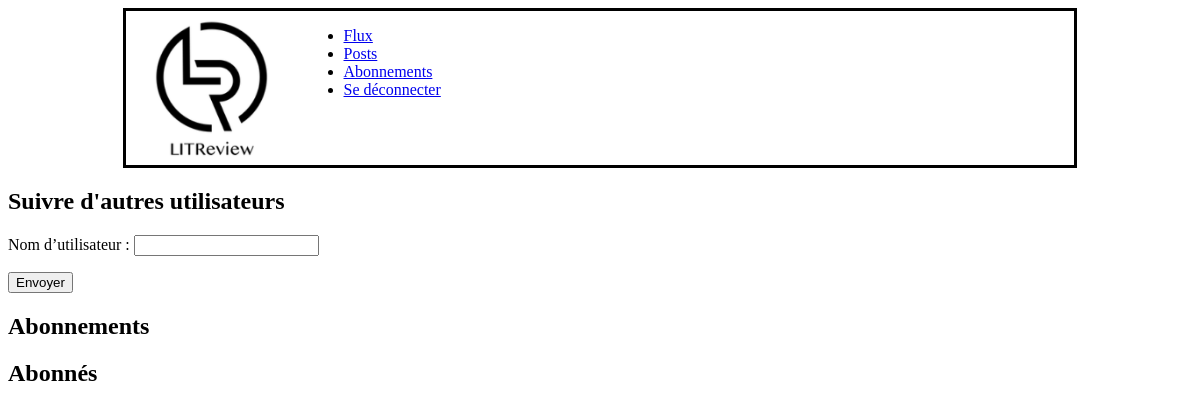
Page /abonnements/ (signed in) on the earlier database version.
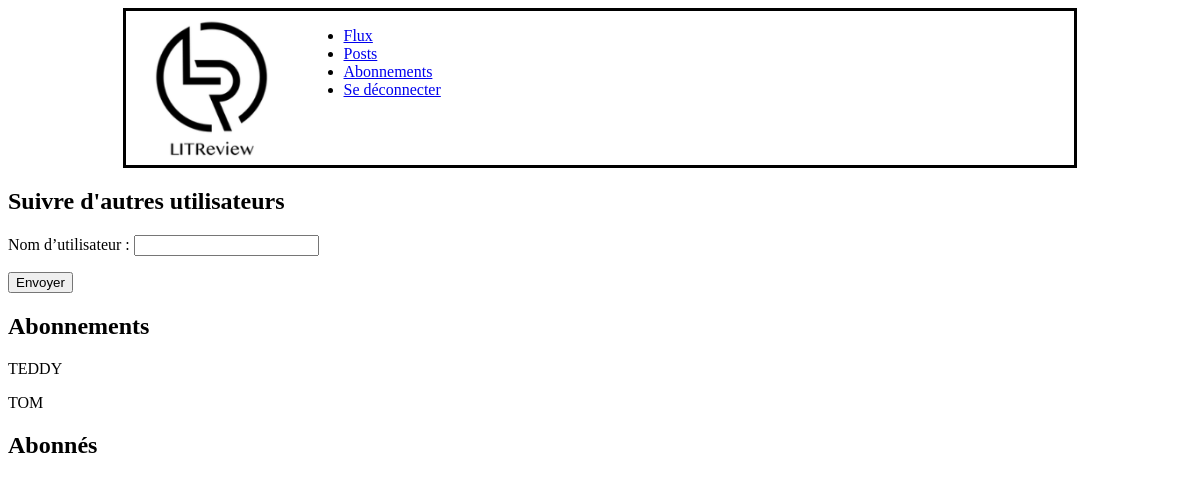
Same page on the later database version.
### Review_Ticket/models.py (models this page shows)
class UserFollows(models.Model):
    user = models.ForeignKey(User, on_delete=models.CASCADE, related_name='following')
    followed_user = models.ForeignKey(User, on_delete=models.CASCADE, related_name='followed_by')
    class Meta:
        unique_together = ('user', 'followed_user')

### Review_Ticket/views.py (the view, shortened to what this page needs)
# urls.py: path('abonnements/', Abonnements.as_view(), name='abonnements'),
class Abonnements(View):
    template_name = 'abonnements.html'
    form_class = Folow_User
    def get(self, request):
        form = self.form_class()
        usr_log = request.user.get_username()
        user_log_bdd = User.objects.get(username=usr_log)
        fl_user = UserFollows.objects.filter(user=user_log_bdd)
        return render(request, self.template_name, context={'form': form, 'fl_user': fl_user})

### Review_Ticket/forms.py
class Folow_User(forms.Form):
    username = forms.CharField(max_length=63, label='Nom d’utilisateur')

### Review_Ticket/templates/abonnements.html (shortened to what this page needs)
{% include 'dashboard.html' %}
<h2>Suivre d'autres utilisateurs</h2>
	<form method="POST">
		{{ form.as_p }}
	<button type="submit" >Envoyer</button>
	</form>
<h2>Abonnements</h2>
	{% for user in fl_user %}
		<p>{{user.followed_user|upper}}</p>
	{% endfor %}
<h2>Abonnés</h2>

### Review_Ticket/templates/dashboard.html
{% extends 'base.html' %}
{% load static %}
{% block nav %}
	<nav>
  		<ul>
    		<li><a href="#Accueil">Flux</a></li>
   			<li><a href="#Apropos">Posts</a></li>
    		<li><a href="{% url 'abonnements' %}">Abonnements</a></li>
    		<li><a href="{% url 'logout' %}">Se déconnecter</a></li>
  		</ul>
	</nav>
{% endblock %}

### LITReview/templates/base.html (shortened to what this page needs)
{% load static %}
<!DOCTYPE html>
<html>
<head>
	<link rel="stylesheet"  href="{% static 'styles.css' %}">
</head>
<body>
<header id="header">
	<a href="index.html"> <img id="logo" src="{% static 'media/logo.png' %}" alt="logo " title="logo"></a>
	{% block nav %}{% endblock %}
</header>
</body>
</html>

### LITReview/static/styles.css (style rules this page uses)
#header { display: flex; width: 80%; margin: auto; border: solid; }
#logo { height: 150px; }

Differences in the rows shown:
added UserFollows: followed_user "TEDDY"
added UserFollows: followed_user "TOM"
